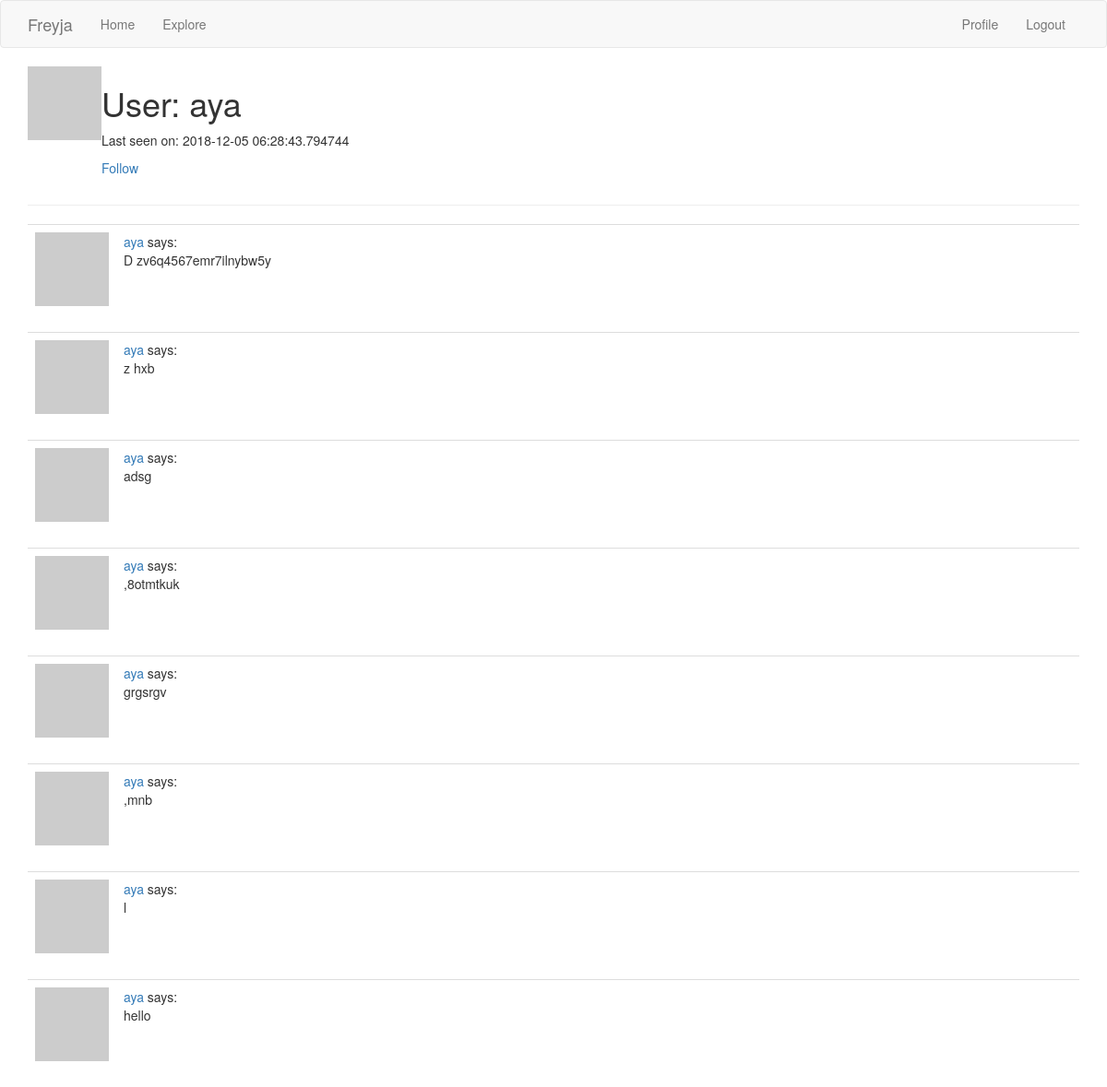
Screenshot of /user/aya (signed in) with the database file from the repository.
### app/models.py (models this page shows, shortened)
class User(UserMixin, db.Model):
    id = db.Column(db.Integer, primary_key=True)
    username = db.Column(db.String(64), index=True, unique=True)
    customername = db.Column(db.String(255), index=True)
    lastname = db.Column(db.String(255), index=True)
    middlename = db.Column(db.String(255))
    firstname = db.Column(db.String(255), index=True)
    email = db.Column(db.String(120), index=True, unique=True)
    password_hash = db.Column(db.String(128))
    about_me = db.Column(db.String(255))
    last_seen = db.Column(db.DateTime, default=datetime.utcnow)
    address = db.Column(db.String(255), index=True)
    city = db.Column(db.String(255), index=True)
    postalcode = db.Column(db.String(255), index=True)
    country = db.Column(db.String(255), index=True)
    orders = db.relationship('Order', backref='customer', lazy='dynamic')
    posts = db.relationship('Post', backref='author', lazy='dynamic')
    followed = db.relationship(
        'User', secondary=followers,
        primaryjoin=(followers.c.follower_id == id),
        secondaryjoin=(followers.c.followed_id == id),
        backref=db.backref('followers', lazy='dynamic'), lazy='dynamic')
    def avatar(self, size):
        digest = md5(self.email.lower().encode('utf-8')).hexdigest()
        return 'https://www.gravatar.com/avatar/{}?d=identicon&s={}'.format(
            digest, size)
    def is_following(self, user):
        return self.followed.filter(
            followers.c.followed_id == user.id).count() > 0

class Post(db.Model):
    body = db.Column(db.String(140))
    id = db.Column(db.Integer, primary_key=True)
    timestamp = db.Column(db.DateTime, index=True, default=datetime.utcnow)
    user_id = db.Column(db.Integer, db.ForeignKey('user.id'))

### app/routes.py (the view)
@app.route('/user/<username>')
@login_required
def user(username):
    user = User.query.filter_by(username=username).first_or_404()
    page = request.args.get('page', 1, type=int)
    posts = user.posts.order_by(Post.timestamp.desc()).paginate(
        page, app.config['POSTS_PER_PAGE'], False)
    next_url = url_for('user', username=user.username, page=posts.next_num) \
        if posts.has_next else None
    prev_url = url_for('user', username=user.username, page=posts.prev_num) \
        if posts.has_prev else None
    return render_template('user.html', user=user, posts=posts.items,
                           next_url=next_url, prev_url=prev_url)

### app/models.py (called while the page is built)
@login.user_loader
def load_user(id):
    return User.query.get(int(id))

### app/routes.py (called while the page is built)
@app.before_request
def before_request():
    if current_user.is_authenticated:
        current_user.last_seen = datetime.utcnow()
        db.session.commit()

### app/templates/user.html (shortened to what this page needs)
{% extends "base.html" %}
{% block app_content %}
    <table>
        <tr valign="top">
            <td><img src="{{ user.avatar(128) }}"></td>
            <td>
                <h1>User: {{ user.username }}</h1>
                {% if user.last_seen %}<p>Last seen on: {{ user.last_seen }}</p>{% endif %}
                {% if user == current_user %}
                <p><a href="{{ url_for('edit_profile') }}">Edit your profile</a></p>
                {% elif not current_user.is_following(user) %}
                <p><a href="{{ url_for('follow', username=user.username) }}">Follow</a></p>
                {% else %}
                <p><a href="{{ url_for('unfollow', username=user.username) }}">Unfollow</a></p>
                {% endif %}
            </td>
        </tr>
    </table>
    <hr>
    {% for post in posts %}
        {% include '_post.html' %}
    {% endfor %}
{% endblock %}

### app/templates/_post.html
<table class="table table-hover">
    <tr>
        <td width="70px">
            <a href="{{ url_for('user', username=post.author.username) }}">
                <img src="{{ post.author.avatar(70) }}" />
            </a>
        </td>
        <td>
            <a href="{{ url_for('user', username=post.author.username) }}">
                {{ post.author.username }}
            </a>
            says:
            <br>
            {{ post.body }}
        </td>
    </tr>
</table>

### rows the page displays
User: username "aya", last_seen "2018-12-05 06:28:43.794744"
Post: author.username "aya", body "D zv6q4567emr7ilnybw5y"
Post: author.username "aya", body "z hxb"
Post: author.username "aya", body "adsg"
Post: author.username "aya", body ",8otmtkuk"
Post: author.username "aya", body "grgsrgv"
Post: author.username "aya", body ",mnb"
Post: author.username "aya", body "l"
Post: author.username "aya", body "hello"
